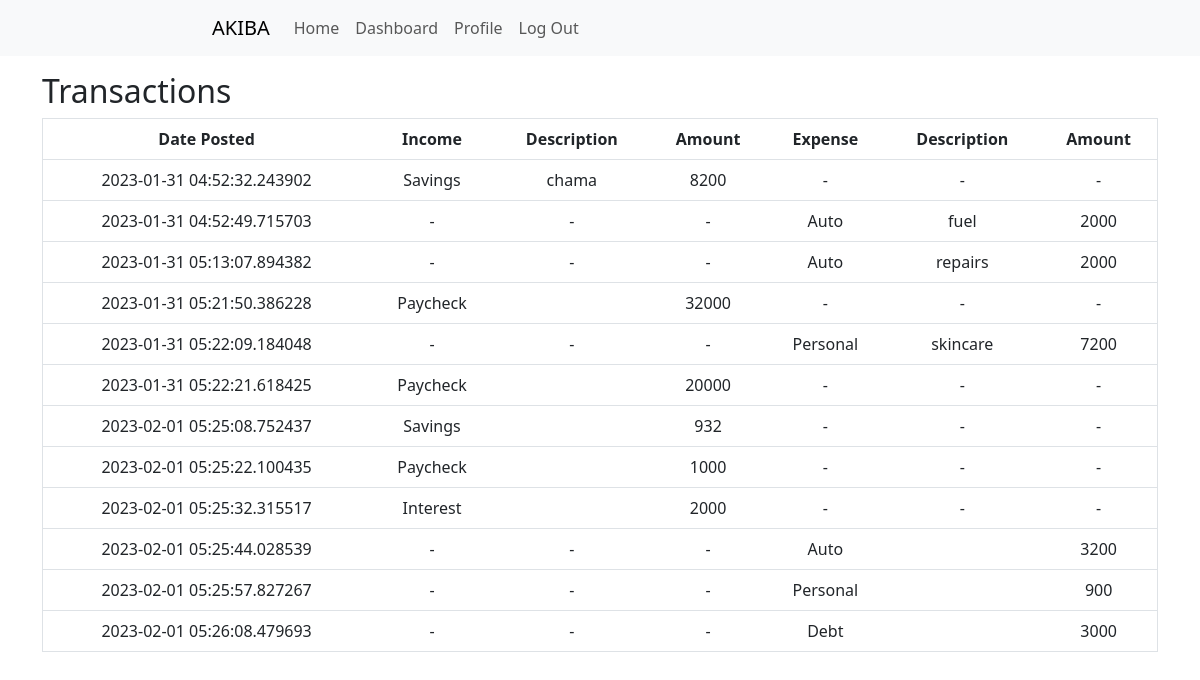
The app's page /transactions (signed in) with its own data.
### budgeting_app/models.py (models this page shows, shortened)
class Budget(db.Model):
    id = db.Column(db.Integer, primary_key=True)
    date_posted = db.Column(db.DateTime, nullable=False, default=datetime.utcnow)
    deposit_category = db.Column(db.String(20))
    deposit_description = db.Column(db.String(20))
    deposit_amount = db.Column(db.Integer)
    withdraw_category = db.Column(db.String(20))
    withdraw_description = db.Column(db.String(20))
    withdraw_amount = db.Column(db.Integer)
    user_id = db.Column(db.Integer, db.ForeignKey('user.id'), nullable=False)

### budgeting_app/routes.py (the view)
@app.route("/transactions")
@login_required
def user_transactions():
    headings = ('Date Posted','Income', 'Description', 'Amount', 'Expense', 'Description', 'Amount')
    result = Budget.query.filter_by(user_id=current_user.id).with_entities(Budget.date_posted, Budget.deposit_category, Budget.deposit_description, Budget.deposit_amount, Budget.withdraw_category, Budget.withdraw_description, Budget.withdraw_amount)
    return render_template("public/transactions.html", result=result, headings=headings)

### budgeting_app/models.py (called while the page is built)
@login_manager.user_loader
def load_user(user_id):
    return User.query.get(int(user_id))

### budgeting_app/templates/public/transactions.html (shortened to what this page needs)
{% extends "public/templates/public_template.html" %}
{% block main %}
<div class="container">
    <h2>Transactions</h2>
    <table class="table">
        <tr class="table_header">
            {% for header in headings %}
            <th class="table_cell">{{ header }}</th>
            {% endfor %}
        </tr>
        {% for row in result %}
        <tr class="table_row">
            {% for cell in row %}
            <td class="table_cell">
                {% if cell == None %}
                {{ "-" }}
                {% elif cell == result.date_posted %}
                {{ result.date_posted.strftime('%Y-%b-%d %H:%M') }}
                {% else %}
                {{ cell }}
                {% endif %}
            </td>
            {% endfor %}
        </tr>
        {% endfor %}
    </table>
</div>
{% endblock %}

### budgeting_app/static/css/index.css (style rules this page uses)
* { box-sizing: border-box }
.container { padding: 16px; }
table { border: 1px solid #f1f1f1; border-spacing: 0; background-color: #f1f1f1 }
.table_row:nth-child(even) { background-color: #e5e5e5; }
.table_header { text-align: left; }
.table_cell { padding: 10px; text-align: center; }

### records on screen
Budget: row "2023-01-31 04:52:32.243902", deposit_category "Savings", deposit_description "chama", deposit_amount "8200", value "-" "-" "-"
Budget: row "2023-01-31 04:52:49.715703", value "-" "-" "-", withdraw_category "Auto", withdraw_description "fuel", withdraw_amount "2000"
Budget: row "2023-01-31 05:13:07.894382", value "-" "-" "-", withdraw_category "Auto", withdraw_description "repairs", withdraw_amount "2000"
Budget: row "2023-01-31 05:21:50.386228", deposit_category "Paycheck", deposit_amount "32000", value "-" "-" "-"
Budget: row "2023-01-31 05:22:09.184048", value "-" "-" "-", withdraw_category "Personal", withdraw_description "skincare", withdraw_amount "7200"
Budget: row "2023-01-31 05:22:21.618425", deposit_category "Paycheck", deposit_amount "20000", value "-" "-" "-"
Budget: row "2023-02-01 05:25:08.752437", deposit_category "Savings", deposit_amount "932", value "-" "-" "-"
Budget: row "2023-02-01 05:25:22.100435", deposit_category "Paycheck", deposit_amount "1000", value "-" "-" "-"
Budget: row "2023-02-01 05:25:32.315517", deposit_category "Interest", deposit_amount "2000", value "-" "-" "-"
Budget: row "2023-02-01 05:25:44.028539", value "-" "-" "-", withdraw_category "Auto", withdraw_amount "3200"
Budget: row "2023-02-01 05:25:57.827267", value "-" "-" "-", withdraw_category "Personal", withdraw_amount "900"
Budget: row "2023-02-01 05:26:08.479693", value "-" "-" "-", withdraw_category "Debt", withdraw_amount "3000"

### other values on screen
{{ header }} "Date Posted" "Income" "Description" "Amount" "Expense" "Description" "Amount"
